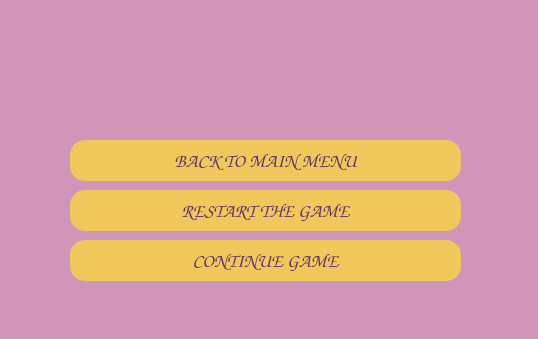
<?xml version="1.0" encoding="UTF-8"?>
<ui version="4.0">
 <class>MainWindow</class>
 <widget class="QMainWindow" name="MainWindow">
  <property name="geometry">
   <rect>
    <x>0</x>
    <y>0</y>
    <width>538</width>
    <height>339</height>
   </rect>
  </property>
  <property name="windowTitle">
   <string>MainWindow</string>
  </property>
  <widget class="QWidget" name="centralwidget">
   <widget class="QTextBrowser" name="textBrowser_2">
    <property name="geometry">
     <rect>
      <x>-30</x>
      <y>-20</y>
      <width>571</width>
      <height>431</height>
     </rect>
    </property>
    <property name="styleSheet">
     <string notr="true">background-color: rgb(209, 149, 185);</string>
    </property>
   </widget>
   <widget class="QLabel" name="settinglabel">
    <property name="geometry">
     <rect>
      <x>40</x>
      <y>-50</y>
      <width>461</width>
      <height>421</height>
     </rect>
    </property>
    <property name="text">
     <string/>
    </property>
    <property name="pixmap">
     <pixmap>../reso/settingslabel.png</pixmap>
    </property>
    <property name="scaledContents">
     <bool>true</bool>
    </property>
   </widget>
   <widget class="QPushButton" name="backmain">
    <property name="geometry">
     <rect>
      <x>70</x>
      <y>140</y>
      <width>391</width>
      <height>41</height>
     </rect>
    </property>
    <property name="font">
     <font>
      <family>Comic Sans MS</family>
      <pointsize>14</pointsize>
      <weight>75</weight>
      <bold>true</bold>
     </font>
    </property>
    <property name="styleSheet">
     <string notr="true">QPushButton {
    background-color: #f2c75b;  /* Background color */
    color: #61346b;               /* Text color */
    border-radius: 15px;          /* Rounded corners */
    padding: 10px;                /* Padding */
}
QPushButton:hover {
    background-color: #d1a95d;    /* Hover background color */
}
</string>
    </property>
    <property name="text">
     <string>BACK TO MAIN MENU</string>
    </property>
   </widget>
   <widget class="QPushButton" name="restartgame">
    <property name="geometry">
     <rect>
      <x>70</x>
      <y>190</y>
      <width>391</width>
      <height>41</height>
     </rect>
    </property>
    <property name="font">
     <font>
      <family>Comic Sans MS</family>
      <pointsize>14</pointsize>
      <weight>75</weight>
      <bold>true</bold>
     </font>
    </property>
    <property name="styleSheet">
     <string notr="true">QPushButton {
    background-color: #f2c75b;  /* Background color */
    color: #61346b;               /* Text color */
    border-radius: 15px;          /* Rounded corners */
    padding: 10px;                /* Padding */
}
QPushButton:hover {
    background-color: #d1a95d;    /* Hover background color */
}
</string>
    </property>
    <property name="text">
     <string>RESTART THE GAME</string>
    </property>
   </widget>
   <widget class="QPushButton" name="continuegame">
    <property name="geometry">
     <rect>
      <x>70</x>
      <y>240</y>
      <width>391</width>
      <height>41</height>
     </rect>
    </property>
    <property name="font">
     <font>
      <family>Comic Sans MS</family>
      <pointsize>14</pointsize>
      <weight>75</weight>
      <bold>true</bold>
     </font>
    </property>
    <property name="styleSheet">
     <string notr="true">QPushButton {
    background-color: #f2c75b;  /* Background color */
    color: #61346b;               /* Text color */
    border-radius: 15px;          /* Rounded corners */
    padding: 10px;                /* Padding */
}
QPushButton:hover {
    background-color: #d1a95d;    /* Hover background color */
}
</string>
    </property>
    <property name="text">
     <string>CONTINUE GAME</string>
    </property>
   </widget>
  </widget>
 </widget>
 <resources/>
 <connections/>
</ui>
